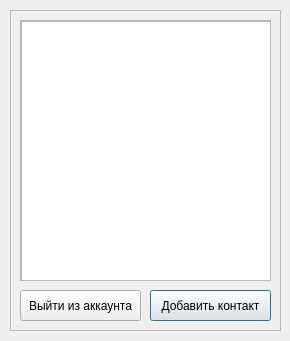
<?xml version="1.0" encoding="UTF-8"?>
<ui version="4.0">
 <class>Dialog</class>
 <widget class="QDialog" name="Dialog">
  <property name="geometry">
   <rect>
    <x>0</x>
    <y>0</y>
    <width>290</width>
    <height>341</height>
   </rect>
  </property>
  <property name="windowTitle">
   <string>Dialog</string>
  </property>
  <widget class="QFrame" name="frame">
   <property name="geometry">
    <rect>
     <x>10</x>
     <y>10</y>
     <width>271</width>
     <height>321</height>
    </rect>
   </property>
   <property name="frameShape">
    <enum>QFrame::StyledPanel</enum>
   </property>
   <property name="frameShadow">
    <enum>QFrame::Raised</enum>
   </property>
   <widget class="QScrollArea" name="scrollArea">
    <property name="geometry">
     <rect>
      <x>10</x>
      <y>10</y>
      <width>251</width>
      <height>261</height>
     </rect>
    </property>
    <property name="widgetResizable">
     <bool>true</bool>
    </property>
    <widget class="QWidget" name="scrollAreaWidgetContents">
     <property name="geometry">
      <rect>
       <x>0</x>
       <y>0</y>
       <width>249</width>
       <height>259</height>
      </rect>
     </property>
     <widget class="QTableWidget" name="tableWidget">
      <property name="geometry">
       <rect>
        <x>0</x>
        <y>0</y>
        <width>251</width>
        <height>261</height>
       </rect>
      </property>
      <attribute name="horizontalHeaderVisible">
       <bool>false</bool>
      </attribute>
      <attribute name="horizontalHeaderCascadingSectionResizes">
       <bool>false</bool>
      </attribute>
      <attribute name="horizontalHeaderDefaultSectionSize">
       <number>230</number>
      </attribute>
      <attribute name="verticalHeaderVisible">
       <bool>false</bool>
      </attribute>
     </widget>
    </widget>
   </widget>
   <widget class="QPushButton" name="addButton">
    <property name="geometry">
     <rect>
      <x>140</x>
      <y>280</y>
      <width>121</width>
      <height>31</height>
     </rect>
    </property>
    <property name="text">
     <string>Добавить контакт</string>
    </property>
   </widget>
   <widget class="QPushButton" name="exitButton">
    <property name="geometry">
     <rect>
      <x>10</x>
      <y>280</y>
      <width>121</width>
      <height>31</height>
     </rect>
    </property>
    <property name="text">
     <string>Выйти из аккаунта</string>
    </property>
   </widget>
  </widget>
 </widget>
 <resources/>
 <connections/>
</ui>
